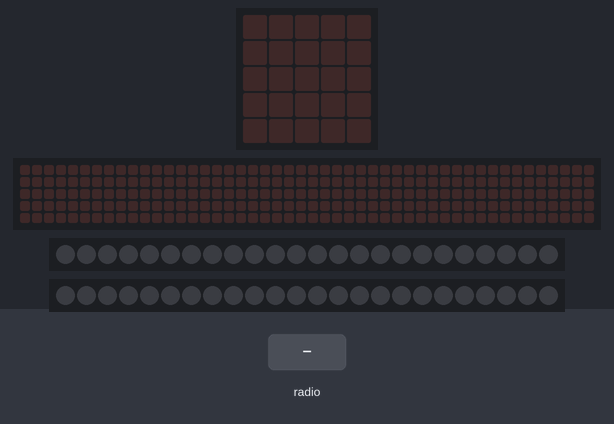
This program was run on a simulated BBC micro:bit (MakeCode). Parts: the board's 5×5 LED display, a strip that is not on the board, showing the scrolling text unrolled, 2 × 24 RGB LEDs in strip order, left to right. The inputs (shaded band) are chosen by the test bench. Dim RGB values are drawn brighter than linear; the 48×5 strip is a reading aid, not a part: it shows the text the display is scrolling, unrolled, one strip-width of it at a time.

Above: at 1.2 s.
1.3 s: radio message "99" arrives
At 3.85 s:
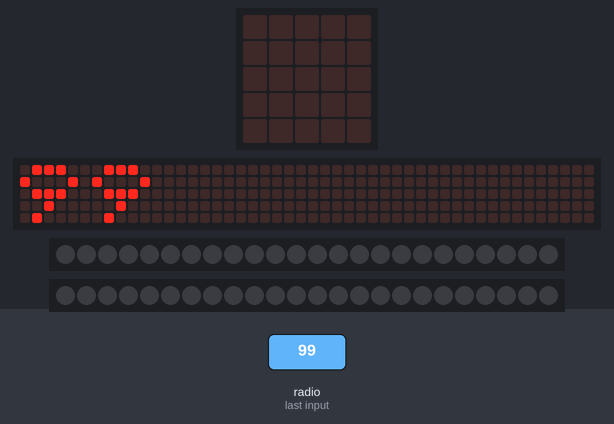
7.3 s: radio message "3" arrives
At 8.7 s:
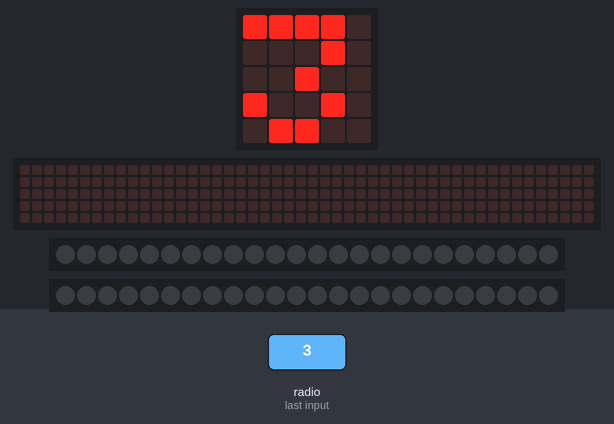
10.3 s: radio message "4" arrives
At 11.5 s:
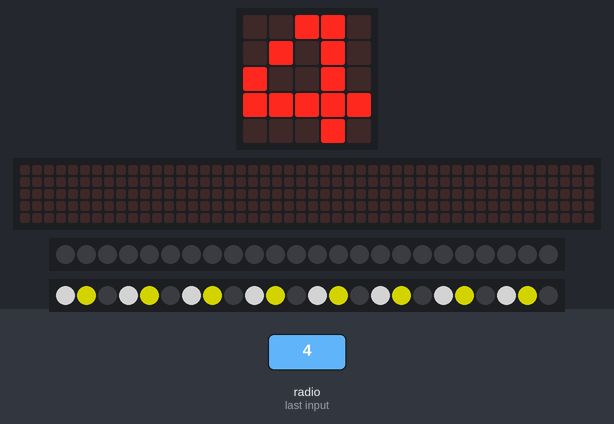
13.3 s: radio message "99" arrives
At 15.93 s:
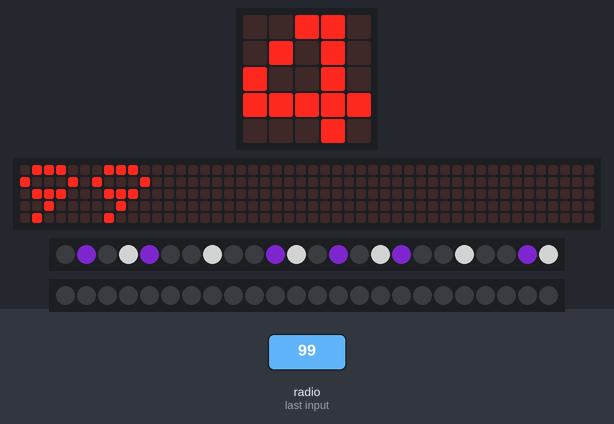

Measured:
- after the input at 1.3 s, the display: changes at once (image 1)
- after the input at 13.3 s, the display: first differs from a run without the input after 2.6 s (image 4)
- what the display in image 2 shows lasts 0.7 s, from 8.2 s to 8.9 s

The program:

main.ts
```typescript
radio.onReceivedNumber(function (receivedNumber) {
    let index4 = 0
    basic.showNumber(receivedNumber)
    if (receivedNumber == 3) {
        for (let index4 = 0; index4 <= 24; index4++) {
            strip5.setPixelColor(index4, neopixel.colors(NeoPixelColors.Yellow))
            strip5.rotate(1)
            strip5.setPixelColor(index4, neopixel.colors(NeoPixelColors.White))
            strip5.show()
            strip5.rotate(3)
            strip5.show()
            basic.pause(80)
        }
    } else if (receivedNumber == 4) {
        for (let index5 = 0; index5 <= 24; index5++) {
            strip6.setPixelColor(index5, neopixel.colors(NeoPixelColors.Violet))
            strip6.rotate(1)
            strip6.setPixelColor(index4, neopixel.colors(NeoPixelColors.White))
            strip6.show()
            strip6.rotate(3)
            strip6.show()
            basic.pause(80)
        }
        for (let index7 = 0; index7 <= 24; index7++) {
            strip5.setPixelColor(index7, neopixel.colors(NeoPixelColors.Black))
            strip5.show()
            basic.pause(80)
        }
        strip5.showColor(neopixel.colors(NeoPixelColors.Black))
        basic.pause(80)
        strip5.show()
    } else if (receivedNumber == 5) {
        for (let index6 = 0; index6 <= 24; index6++) {
            strip6.setPixelColor(index6, neopixel.colors(NeoPixelColors.Black))
            strip5.rotate(1)
            strip6.show()
            basic.pause(100)
        }
    } else if (receivedNumber == 99) {
        for (let index5 = 0; index5 <= 24; index5++) {
            strip6.setPixelColor(index5, neopixel.colors(NeoPixelColors.Violet))
            strip6.rotate(1)
            strip6.setPixelColor(index4, neopixel.colors(NeoPixelColors.White))
            strip6.show()
            strip6.rotate(3)
            strip6.show()
            basic.pause(80)
        }
        for (let index5 = 0; index5 <= 24; index5++) {
            strip5.setPixelColor(index5, neopixel.colors(NeoPixelColors.Violet))
            strip5.rotate(1)
            strip5.setPixelColor(index4, neopixel.colors(NeoPixelColors.White))
            strip5.show()
            strip5.rotate(3)
            strip5.show()
            basic.pause(80)
        }
        strip6.showColor(neopixel.colors(NeoPixelColors.Black))
        strip5.showColor(neopixel.colors(NeoPixelColors.Black))
        strip6.show()
        strip5.show()
        basic.pause(80)
    } else {
        strip5.showColor(neopixel.colors(NeoPixelColors.Black))
        strip6.showColor(neopixel.colors(NeoPixelColors.Black))
        strip5.show()
        strip6.show()
    }
})
let strip6: neopixel.Strip = null
let strip5: neopixel.Strip = null
radio.setGroup(42)
strip5 = neopixel.create(DigitalPin.P16, 24, NeoPixelMode.RGB)
strip6 = neopixel.create(DigitalPin.P15, 24, NeoPixelMode.RGB)
strip5.showColor(neopixel.colors(NeoPixelColors.Black))
strip6.showColor(neopixel.colors(NeoPixelColors.Black))
strip5.show()
strip6.show()
```

test.ts
```typescript
// 테스트는 여기로 이동합니다; 이 패키지가 확장으로 사용될 때 컴파일되지 않을 것 입니다.
```
